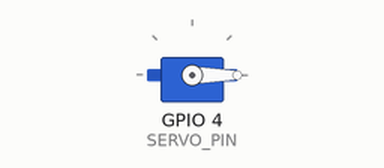
Recording of a program running on a simulated ESP32 board running MicroPython. Shown: servo. Servo angles are drawn from the pulse width (0.5 ms = 0°, 2.5 ms = 180°). At 3.0 s the program stops and its outputs stay as they are.

Above: at 0.1 s.
At 1.1 s:
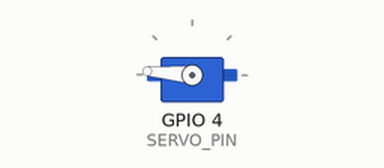
At 2.1 s:
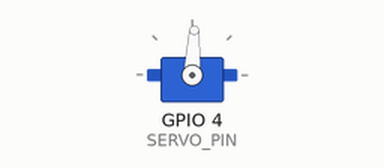
Timing chart, 0 to 3.6 s (numbered marks = the images above):
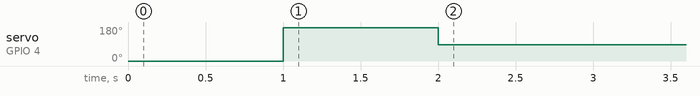

The program:

servo_calib.py
```python
"""
Servo Calibration - quick test script
"""

from machine import Pin, PWM
import time

# servo pins: [15, 4, 16, 17, 5, 18, 19, 21]
SERVO_PIN = 4

# setup PWM
pwm = PWM(Pin(SERVO_PIN), freq=50)


# convert angle to PWM duty cycle
def set_angle(angle):
    # clamp to 0-180
    if angle < 0:
        angle = 0
    elif angle > 180:
        angle = 180

    # pulse width 0.5ms to 2.5ms maps to duty 25 to 125
    duty = int((angle / 180) * (125 - 25) + 25)
    pwm.duty(duty)


if __name__ == '__main__':

    # test: go to 0, 180, then 90
    set_angle(0)
    time.sleep(1)

    set_angle(180)
    time.sleep(1)

    set_angle(90)
    time.sleep(1)
```

Measured:
- by itself, servo on GPIO 4 (SERVO_PIN): 0° → 175° at 1.0 s, → 87° 1.0 s later
